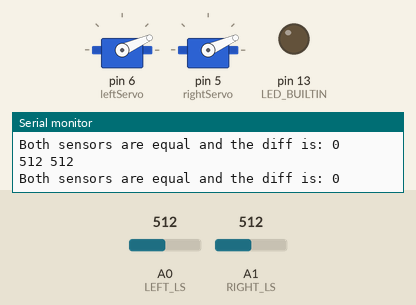
Bench run of a sketch on a simulated Arduino Uno, built with avr-gcc and run on an emulated ATmega328P. On the bench: 2 × servo, output pins drawn as LEDs (lit = HIGH), the last lines printed to the serial monitor. Inputs (shaded band) come from the test bench; at power-on: A0 (LEFT_LS) = 512, A1 (RIGHT_LS) = 512.

Above: at 1.29 s.
1.3 s: A0 (LEFT_LS) set to 716
At 2.12 s:
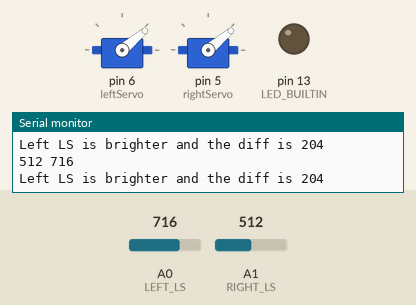
4.3 s: A1 (RIGHT_LS) set to 0
At 4.46 s:
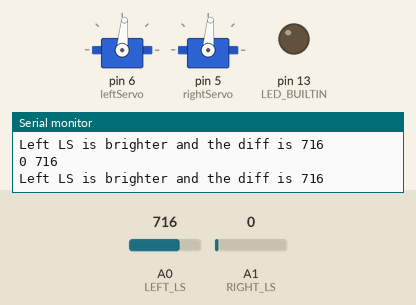
7.3 s: A1 (RIGHT_LS) set to 122
At 9.32 s:
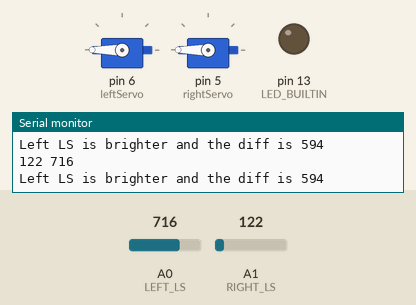
10.3 s: A0 (LEFT_LS) set to 1023
Timing chart, 0 to 14.3 s (numbered marks = the images above; inputs shaded):
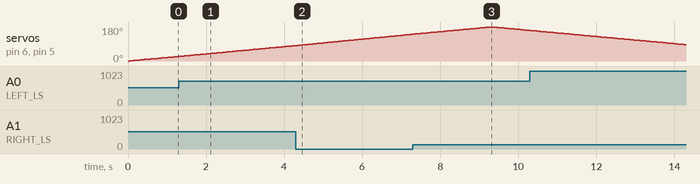

The sketch:

3_Challenge_Sweep_read.ino
```cpp
#include <Servo.h>

Servo leftServo;
Servo rightServo;

#define LEFT_LS A0
#define RIGHT_LS A1
int leftLS, rightLS, diff, pos;

void setup() {
  Serial.begin(9600);

  leftServo.attach(6);
  rightServo.attach(5);

  pinMode(LED_BUILTIN, OUTPUT);
  pinMode(LEFT_LS, INPUT);
  pinMode(RIGHT_LS, INPUT);

//  leftServo.write(90);
//  rightServo.write(90);


}

void loop() {

  for (pos = 0; pos <= 180; pos += 1) { // goes from 0 degrees to 180 degrees
    // in steps of 1 degree
    readLS();
    leftServo.write(pos);
    rightServo.write(pos);
    delay(15);                       // waits 15ms for the servo to reach the position
  }
  for (pos = 180; pos >= 0; pos -= 1) { // goes from 180 degrees to 0 degrees
    readLS();
    leftServo.write(pos);
    rightServo.write(pos);
    delay(15);                       // waits 15ms for the servo to reach the position
  }
}

void readLS(){
  leftLS = analogRead(LEFT_LS);
  rightLS = analogRead(RIGHT_LS);
  //Write ADC values to serial
  Serial.print(rightLS);
  Serial.write(' ');
  Serial.println(leftLS);

  diff = leftLS-rightLS;
  if(diff>0){
    Serial.print("Left LS is brighter and the diff is ");
  } else if(diff < 0){
    Serial.print("Right LS is brighter and the diff is ");
  } else {
    Serial.print("Both sensors are equal and the diff is: ");
  }

  Serial.println(diff);
}
```
